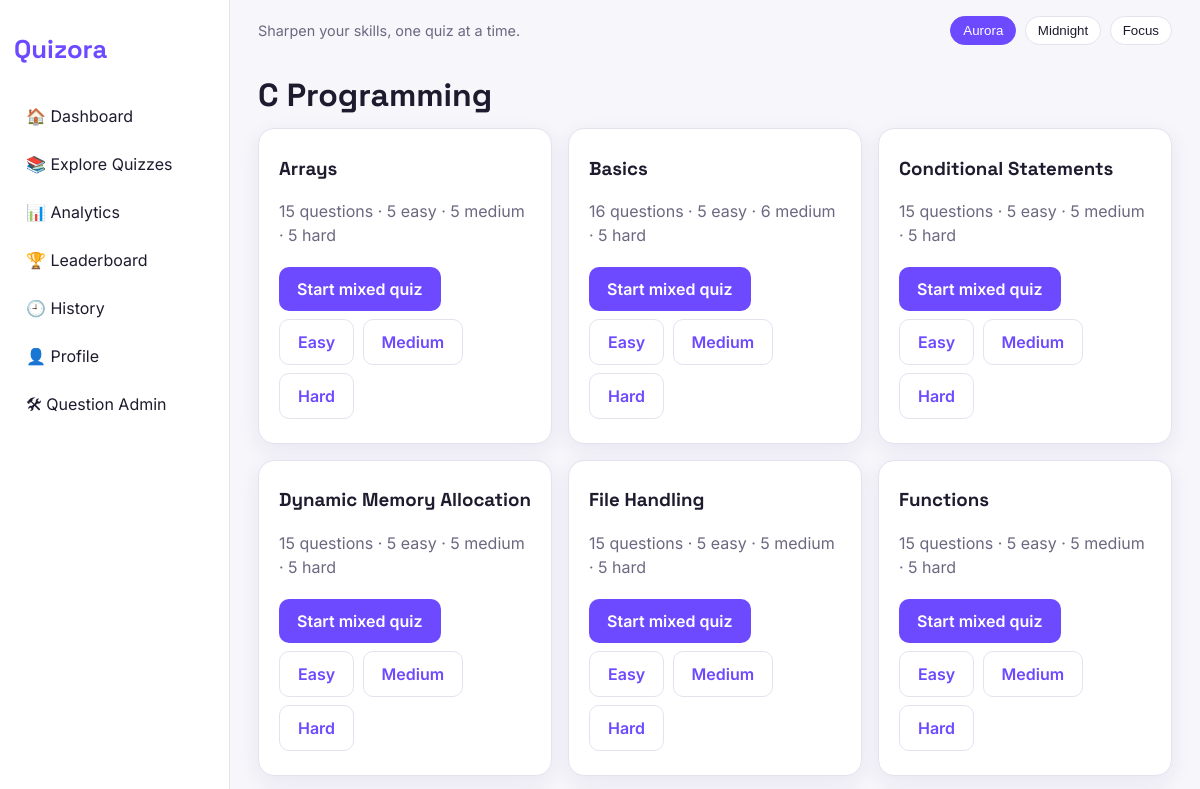
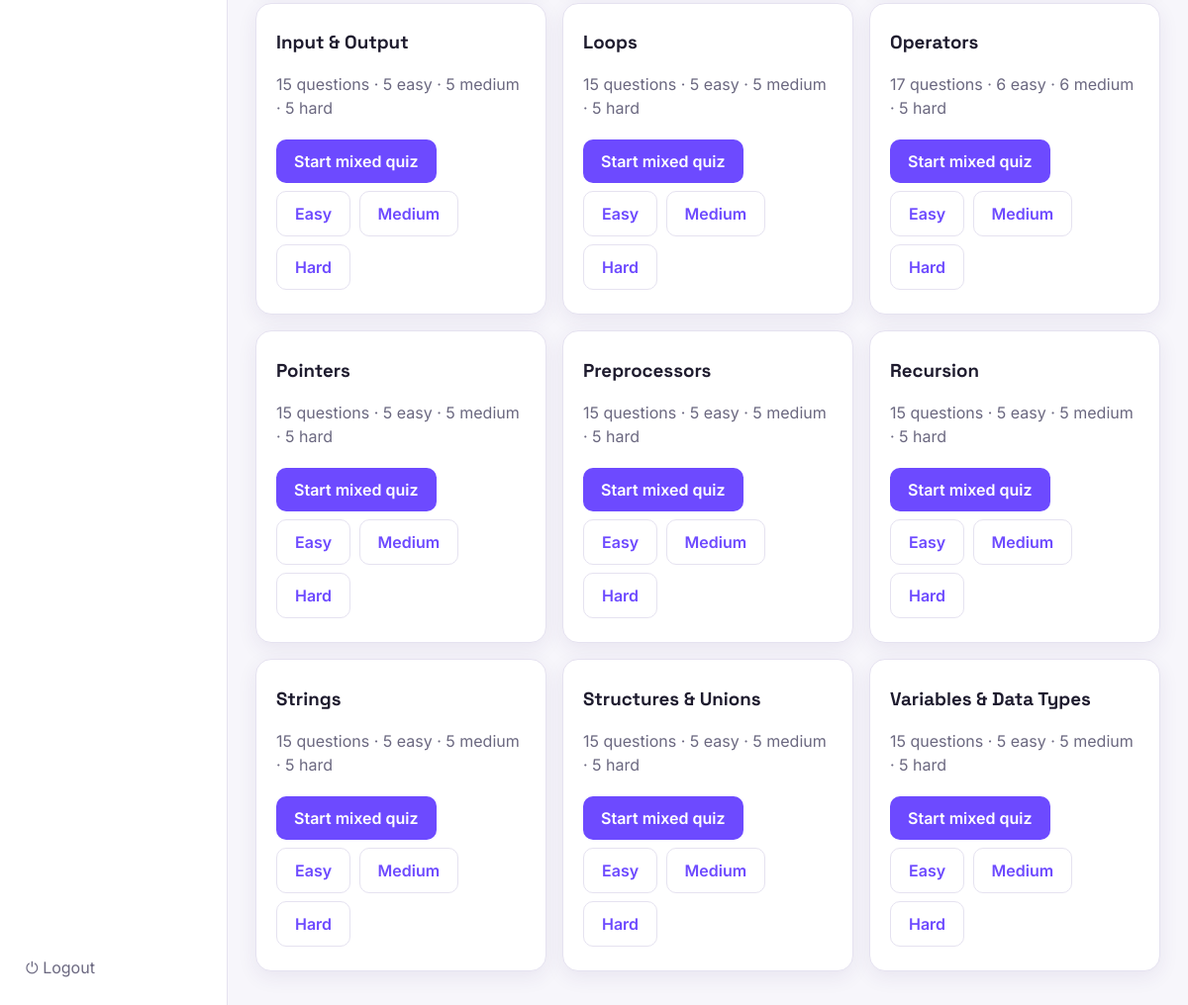
Page /topics/C Programming (signed in) on the committed database (2 pictures, top to bottom).
### tables this page shows
CREATE TABLE questions(
            id INTEGER PRIMARY KEY AUTOINCREMENT,
            subject TEXT NOT NULL, topic TEXT NOT NULL, difficulty TEXT NOT NULL,
            question TEXT NOT NULL, option_a TEXT NOT NULL, option_b TEXT NOT NULL,
            option_c TEXT NOT NULL, option_d TEXT NOT NULL, correct_answer TEXT NOT NULL,
            explanation TEXT DEFAULT '', created_at TIMESTAMP DEFAULT CURRENT_TIMESTAMP);

### app.py (the view)
@app.route("/topics/<subject>")
@login_required
def topics(subject):
    rows = query("SELECT topic, COUNT(*) total, SUM(difficulty='Easy') easy, SUM(difficulty='Medium') medium, "
                 "SUM(difficulty='Hard') hard FROM questions WHERE subject=? GROUP BY topic ORDER BY topic", (subject,))
    if not rows:
        flash("No questions available.", "error")
        return redirect(url_for("quizzes"))
    return render_template("topics.html", subject=subject, topics=rows)

### app.py (called while the page is built)
def query(sql, args=(), one=False, write=False):
    with closing(sqlite3.connect(DB)) as c:
        c.row_factory = sqlite3.Row
        c.execute("PRAGMA foreign_keys = ON")
        cur = c.execute(sql, args)
        rows = cur.fetchall()
        if write:
            c.commit()
        return (rows[0] if rows else None) if one else rows

def login_required(f):
    @wraps(f)
    def wrap(*a, **k):
        if "user_id" not in session:
            return redirect(url_for("login"))
        return f(*a, **k)
    return wrap

### templates/topics.html
{% extends "base.html" %}{% block title %}{{ subject }} · Quizora{% endblock %}
{% block content %}
<h1>{{ subject }}</h1>
<div class="grid3">{% for t in topics %}
  <div class="card"><h3>{{ t.topic }}</h3>
  <p class="muted">{{ t.total }} questions · {{ t.easy }} easy · {{ t.medium }} medium · {{ t.hard }} hard</p>
  <a class="btn" href="{{ url_for('quiz', subject=subject, topic=t.topic, difficulty='Mixed') }}">Start mixed quiz</a>
  <div class="chips">
  {% for d, n in [('Easy', t.easy), ('Medium', t.medium), ('Hard', t.hard)] %}
    {% if n %}<a class="btn ghost" href="{{ url_for('quiz', subject=subject, topic=t.topic, difficulty=d) }}">{{ d }}</a>
    {% else %}<span class="btn ghost disabled">{{ d }}</span>{% endif %}
  {% endfor %}</div></div>
{% endfor %}</div>
{% endblock %}

### static/css/style.css (style rules this page uses)
:root, [data-theme="aurora"] { --bg:#f7f6fb; --surface:#fff; --text:#1e1b2e; --muted:#6b6880; --accent:#6d4aff; --on:#fff; --border:#e5e2f0; --shadow:0 6px 20px rgba(60,40,120,.08); }
* { box-sizing:border-box; }
body { margin:0; font-family:Inter,sans-serif; background:var(--bg); color:var(--text); line-height:1.5; }
h1,h2,h3,.logo { font-family:"Space Grotesk",sans-serif; margin:.3em 0; }
a { color:var(--accent); text-decoration:none; }
.card { background:var(--surface); border:1px solid var(--border); border-radius:16px; box-shadow:var(--shadow); padding:20px; margin-bottom:16px; }
.grid3 { display:grid; grid-template-columns:repeat(auto-fill,minmax(250px,1fr)); gap:16px; }
.grid3 .card { margin:0; color:var(--text); }
.muted { color:var(--muted); }
.btn { display:inline-block; background:var(--accent); color:var(--on); border:0; padding:10px 18px; border-radius:10px; font:inherit; font-weight:600; cursor:pointer; margin:4px 4px 4px 0; }
.btn.ghost { background:transparent; color:var(--accent); border:1px solid var(--border); }

### rows in the picture
questions: topic "Arrays", total "15", easy "5", medium "5", hard "5", d "Easy" "Medium" "Hard"
questions: topic "Pointers", total "15", easy "5", medium "5", hard "5", d "Easy" "Medium" "Hard"

### other values in the picture
{{ subject }} "C Programming"
{{ t.topic }} "Basics" "Conditional Statements" "Dynamic Memory Allocation" "File Handling" "Functions" "Input & Output" "Loops" "Operators" "Preprocessors" "Recursion" "Strings" "Structures & Unions" "Variables & Data Types"
{{ t.total }} "16" "15" "15" "15" "15" "15" "15" "17" "15" "15" "15" "15" "15"
{{ t.easy }} "5" "5" "5" "5" "5" "5" "5" "6" "5" "5" "5" "5" "5"
{{ t.medium }} "6" "5" "5" "5" "5" "5" "5" "6" "5" "5" "5" "5" "5"
{{ t.hard }} "5" "5" "5" "5" "5" "5" "5" "5" "5" "5" "5" "5" "5"
{{ d }} "Easy" "Medium" "Hard" "Easy" "Medium" "Hard" "Easy" "Medium" "Hard" "Easy" "Medium" "Hard" "Easy" "Medium" "Hard" "Easy" "Medium" "Hard" "Easy" "Medium" "Hard" "Easy" "Medium" "Hard" "Easy" "Medium" "Hard" "Easy" "Medium" "Hard" "Easy" "Medium" "Hard" "Easy" "Medium" "Hard" "Easy" "Medium" "Hard"
